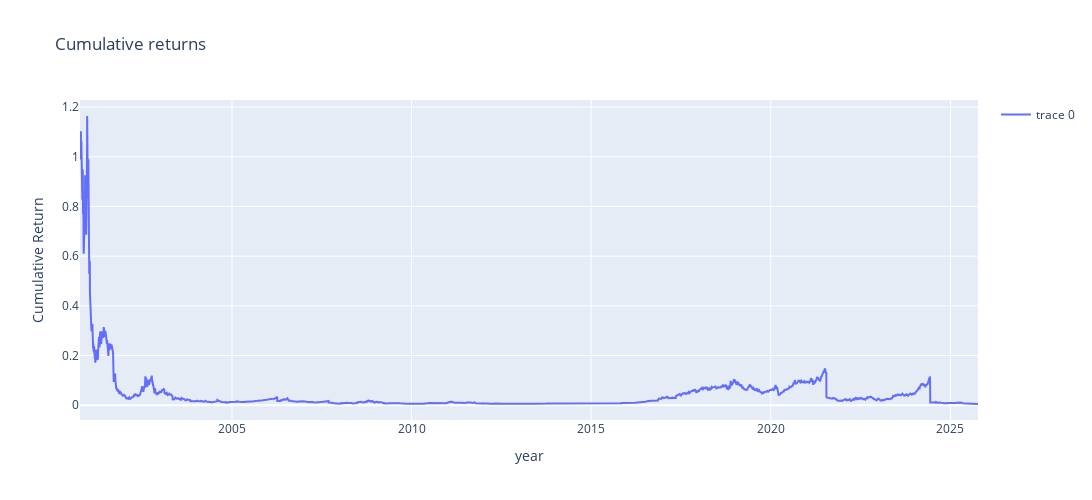

This figure's notebook cell:
### Code cell
fig = go.Figure()
fig.add_trace(go.Scatter(x=data_1.index, y = data_1['cumulative_returns'], mode='lines'))
fig.update_layout(autosize = True, minreducedwidth = 250, minreducedheight = 100,
                      width = 1200, height = 500,
                      title = f'Cumulative returns ',
                      xaxis_title = 'year',yaxis_title = "Cumulative Return",
                      showlegend = True)
    
fig.show()

### Figure 1 — Plotly figure (JSON) as saved in the notebook; plotly's stock layout.template omitted (floating-point values rounded to 4 significant figures; data arrays with more than 128 entries replaced by an {"elided": "..."} marker saying what was removed)
{"data": [{"mode": "lines", "type": "scatter", "x": {"elided": "6287 str values"}, "y": {"elided": "6287 float values"}}], "layout": {"autosize": true, "height": 500, "minreducedheight": 100, "minreducedwidth": 250, "showlegend": true, "title": {"text": "Cumulative returns "}, "width": 1200, "xaxis": {"title": {"text": "year"}}, "yaxis": {"title": {"text": "Cumulative Return"}}}}
